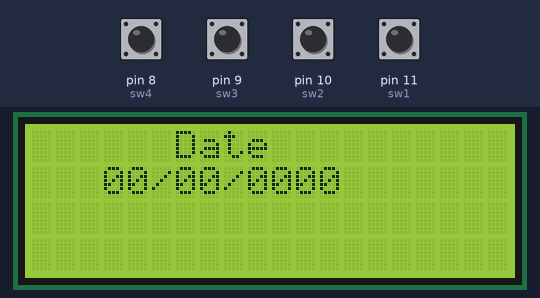
A sketch run on a simulated Arduino Uno, built with avr-gcc and run on an emulated ATmega328P. On the bench: 20×4 character LCD. The test bench sets the inputs (shaded band); at power-on: pin 8 (sw4), pin 9 (sw3), pin 10 (sw2), pin 11 (sw1) HIGH.

Above: at 1.2 s.
1.3 s: pin 8 (sw4) pulled LOW for 0.2 s
3.0 s: pin 10 (sw2) pulled LOW for 0.2 s
At 3.33 s:
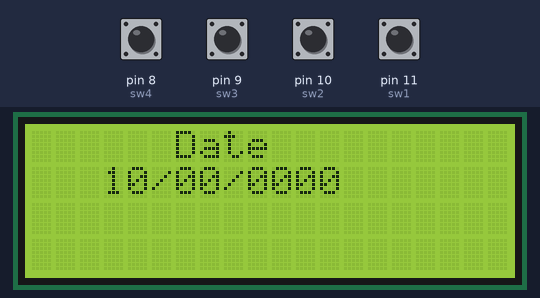
4.7 s: pin 8 (sw4) pulled LOW for 1 s
7.2 s: pin 10 (sw2) pulled LOW for 1 s
At 8.33 s:
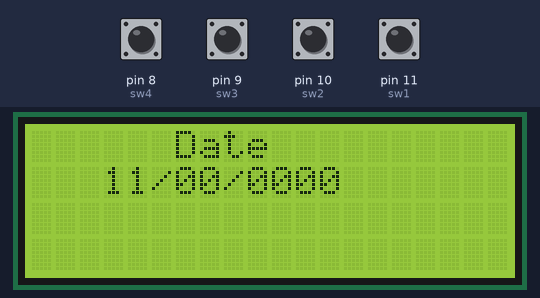
9.7 s: pin 9 (sw3) pulled LOW for 0.2 s
11.4 s: pin 11 (sw1) pulled LOW for 1 s
At 12.53 s:
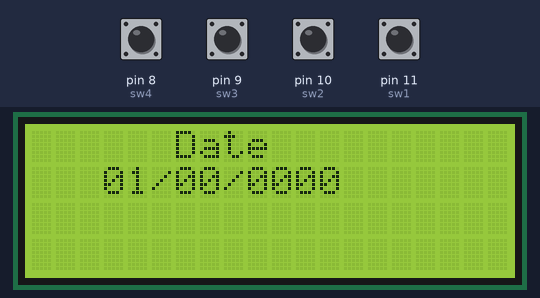

Measured:
- after the input at 7.2 s, the display: first differs from a run without the input after 1.1 s (image 2)
- after the input at 11.4 s, the display: first differs from a run without the input after 1.1 s (image 3)

The sketch:

LcdSwitchDateManage.ino
```cpp
#include <LiquidCrystal_I2C.h>
#define sw1 11 //Decrease Button
#define sw2 10 //Increase Button
#define sw3 9 //Move Left Button
#define sw4 8 //Move Right Button

LiquidCrystal_I2C lcd(0x27,20,4);  // set the LCD address to 0x27 for a 16 chars and 2 line display

char st[]="00/00/0000";
int count=0;

void setup()
{
  lcd.init();                      // initialize the lcd
  lcd.backlight();
  lcd.print("      Date      ");
  pinMode(sw1,INPUT_PULLUP);
  pinMode(sw2,INPUT_PULLUP);
  pinMode(sw3,INPUT_PULLUP);
  pinMode(sw4,INPUT_PULLUP);
}


void loop()
{
  lcd.setCursor(3, 1);
  lcd.print(st);
  delay(150);
  if(digitalRead(sw4)==LOW)
  {
    delay(10);
    while(digitalRead(sw4)==LOW);
    count++;
    if(count<=0) count=0;
    if(count==3) count=4;
    if(count==6) count=7;
    if(count>=11) count=0;
  }

  if(digitalRead(sw3)==LOW)
  {
    delay(10);
    while(digitalRead(sw3)==LOW);
    count--;
    if(count==3) count=2;
    if(count==6) count=5;
    //if(count==11) count=0;
  }
  if(digitalRead(sw2)==LOW&&count>0)
  {
    delay(10);
    while(digitalRead(sw2)==LOW);
    if(st[count-1]>='0'&&st[count-1]<'9')
    {
    st[count-1]=st[count-1]+1;
    }
    //Date Format Conditions
    if(st[0]>'3')st[0]='3';
    if(st[0]=='3'&&st[1]>'1')st[1]='1';
    if(st[3]>'1')st[3]='1';
    if(st[3]=='1'&&st[4]>'2')st[4]='2';
  }

  if(digitalRead(sw1)==LOW&&count>0)
  {
    delay(10);
    while(digitalRead(sw1)==LOW);
    if(st[count-1]>'0'&&st[count-1]<='9')
    {
    st[count-1]=st[count-1]-1;
    }
    if(st[0]>'3')st[0]='3';
    if(st[0]=='3'&&st[1]>'1')st[1]='1';
    if(st[3]>'1')st[3]='1';
    if(st[3]=='1'&&st[4]>'2')st[4]='2';
  }
  switch(count)
  {
    case 1:
    flash(1);
    break;

    case 2:
    flash(2);
    break;

    case 4:
    flash(4);
    break;

    case 5:
    flash(5);
    break;

    case 7:
    flash(7);
    break;
    case 8:
    flash(8);
    break;
    case 9:
    flash(9);
    break;
    case 10:
    flash(10);
    break;
  }

}

void flash(int inc)
{
  lcd.setCursor(inc+2,1);
  lcd.print(" ");
  delay(50);
}
```
